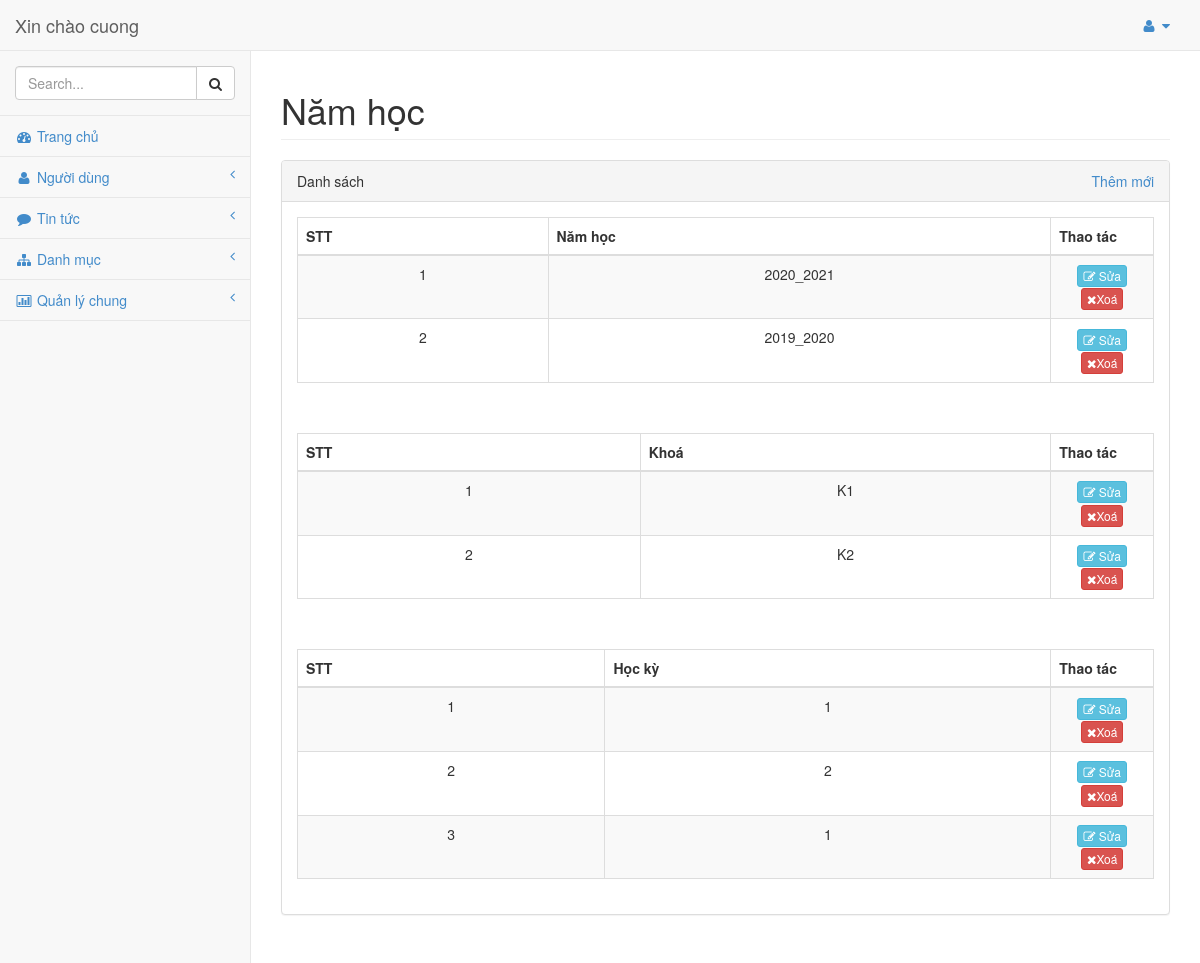
The app's page /admin/modules/namhoc/index.php (signed in) with its own data.
### tables this page shows
CREATE TABLE `namhoc` (
  `id_namhoc` int NOT NULL,
  `namhoc` varchar(20) NOT NULL
);

CREATE TABLE `khoahoc` (
  `id_khoahoc` int NOT NULL,
  `tenkhoahoc` varchar(20) NOT NULL,
  `id_namhoc` int NOT NULL
);

CREATE TABLE `kyhoc` (
  `id_kyhoc` int NOT NULL,
  `tenky` varchar(50) NOT NULL,
  `id_namhoc` int NOT NULL
);

### admin/libraries/database.php (called while the page is built, shortened)
<?php
    include("connect.php");
    $sql = "SELECT * FROM kyhoc";
    $kyhoc = $conn->query($sql);
    $sql = "SELECT * FROM khoahoc";
    $khoahoc = $conn->query($sql);
    $sql = "SELECT * FROM namhoc ORDER BY id_namhoc DESC";
    $namhoc = $conn->query($sql);
?>

### admin/modules/namhoc/index.php (the view)
<?php require_once __DIR__ . "../../header.php"; ?>
<div id="page-wrapper">
    <div class="row">
        <div class="col-lg-12">
            <h1 class="page-header">Năm học
            </h1>
        </div>
    </div>
    <div class="row">
        <div class="col-lg-12">
            <div class="panel panel-default">
                <div class="panel-heading">
                    Danh sách
                    <div class="link-create" style="float: right;">
                        <a href="add.php">Thêm mới</a>
                    </div>
                </div>
                <div class="panel-body">
                    <div class="table-responsive">
                        <table class="table table-striped table-bordered table-hover" id="dataTables-example">
                            <thead>
                                <tr>
                                    <th>STT</th>
                                    <th>Năm học</th>
                                    <th>Thao tác</th>
                                </tr>
                            </thead>
                            <tbody>
                                <?php
                                $stt = 1;
                                while ($row = mysqli_fetch_assoc($namhoc)) {
                                    ?>
                                    <tr class="odd gradeX">
                                        <td align='center'>
                                            <?php echo $stt; ?>
                                        </td>
                                        <td align='center'>
                                            <?php echo $row['namhoc']; ?>
                                        </td>
                                        <td align='center' class="center" style="width: 12%">
                                            <a class="btn btn-xs btn-info"
                                                href="edit.php?id=<?php echo $row['id_namhoc']; ?>"> <i
                                                    class="fa fa-edit"></i> Sửa</a>
                                            <a class="btn btn-xs btn-danger"
                                                href="delete.php?id=<?php echo $row['id_namhoc']; ?>"> <i
                                                    class="fa fa-times"></i>Xoá</a>
                                        </td>
                                    </tr>
                                    <?php
                                    $stt++;
                                }
                                ?>
                            </tbody>
                        </table>
                    </div>
                </div>
                <div class="panel-body">
                    <div class="table-responsive">
                        <table class="table table-striped table-bordered table-hover" id="dataTables-example">
                            <thead>
                                <tr>
                                    <th>STT</th>
                                    <th>Khoá</th>
                                    <th>Thao tác</th>
                                </tr>
                            </thead>
                            <tbody>
                                <?php
                                $stt = 1;
                                while ($row = mysqli_fetch_assoc($khoahoc)) {
                                    ?>
                                    <tr class="odd gradeX">
                                        <td align='center'>
                                            <?php echo $stt; ?>
                                        </td>
                                        <td align='center'>
                                            <?php echo $row['tenkhoahoc']; ?>
                                        </td>
                                        <td align='center' class="center" style="width: 12%">
                                            <a class="btn btn-xs btn-info"
                                                href="edit.php?id=<?php echo $row['id_khoahoc']; ?>"> <i
                                                    class="fa fa-edit"></i> Sửa</a>
                                            <a class="btn btn-xs btn-danger"
                                                href="delete.php?id=<?php echo $row['id_khoahoc']; ?>"> <i
                                                    class="fa fa-times"></i>Xoá</a>
                                        </td>
                                    </tr>
                                    <?php
                                    $stt++;
                                }
                                ?>
                            </tbody>
                        </table>
                    </div>
                </div>
                <div class="panel-body">
                    <div class="table-responsive">
                        <table class="table table-striped table-bordered table-hover" id="dataTables-example">
                            <thead>
                                <tr>
                                    <th>STT</th>
                                    <th>Học kỳ</th>
                                    <th>Thao tác</th>
                                </tr>
                            </thead>
                            <tbody>
                                <?php
                                $stt = 1;
                                while ($row = mysqli_fetch_assoc($kyhoc)) {
                                    ?>
                                    <tr class="odd gradeX">
                                        <td align='center'>
                                            <?php echo $stt; ?>
                                        </td>
                                        <td align='center'>
                                            <?php echo $row['tenky']; ?>
                                        </td>
                                        <td align='center' class="center" style="width: 12%">
                                            <a class="btn btn-xs btn-info"
                                                href="edit.php?id=<?php echo $row['id_kyhoc']; ?>"> <i
                                                    class="fa fa-edit"></i> Sửa</a>
                                            <a class="btn btn-xs btn-danger"
                                                href="delete.php?id=<?php echo $row['id_kyhoc']; ?>"> <i
                                                    class="fa fa-times"></i>Xoá</a>
                                        </td>
                                    </tr>
                                    <?php
                                    $stt++;
                                }
                                ?>
                            </tbody>
                        </table>
                    </div>
                </div>
            </div>
        </div>
    </div>
</div>
<?php require_once __DIR__ . "../../footer.php"; ?>

### admin/libraries/css/sb-admin.css (style rules this page uses)
body { padding-top: 100px; background-color: #f8f8f8; }
@media (min-width:768px) { body { padding-top: 50px; } }
#page-wrapper { padding: 0 15px; min-height: 568px; background-color: #fff; }
@media (min-width:768px) { #page-wrapper { position: inherit; margin: 0 0 0 250px; padding: 0 30px; min-height: 1300px; border-left: 1px solid #e7e7e7; } }

### admin/libraries/css/style.css (style rules this page uses)
.row:after { content: ""; display: table; clear: both; }

### records on screen
namhoc: namhoc "2020_2021"
namhoc: namhoc "2019_2020"
khoahoc: tenkhoahoc "K1"
khoahoc: tenkhoahoc "K2"
kyhoc: tenky "1"
kyhoc: tenky "2"
kyhoc: tenky "1"

### other values on screen
$_SESSION['admin'] "cuong"
